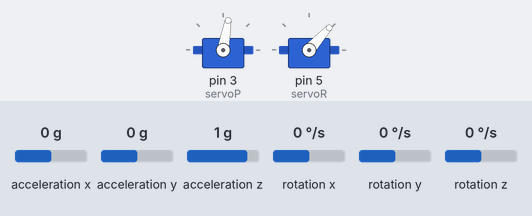
This sketch was run on a simulated Arduino Uno, built with avr-gcc and run on an emulated ATmega328P. On the bench: 2 × servo. Wiring (inferred from the names in the program): MPU-6050 motion sensor at I2C address 0x68. The test bench sets the inputs (shaded band); at power-on: acceleration x 0 g, acceleration y 0 g, rotation y 0 °/s, rotation z 0 °/s, rotation x 0 °/s, acceleration z 1 g.

Above: at 2.9 s.
3.0 s: acceleration x set to -1.4 g
At 5.89 s:
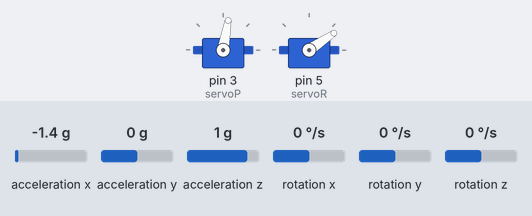
6.0 s: acceleration y set to -0.2 g
At 6.15 s:
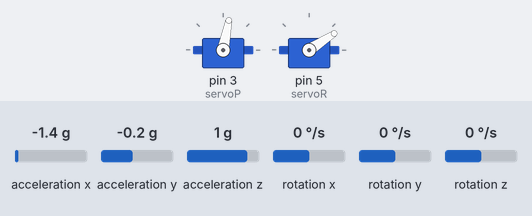
9.0 s: rotation y set to -192 °/s
12.0 s: rotation z set to -100 °/s
15.0 s: rotation z set to 0 °/s
At 16.1 s:
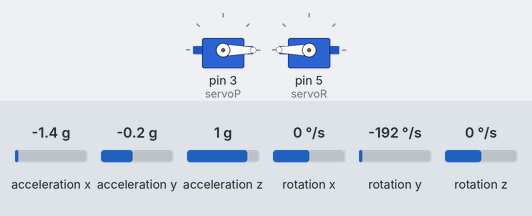
16.7 s: rotation x set to 192 °/s
At 18.6 s:
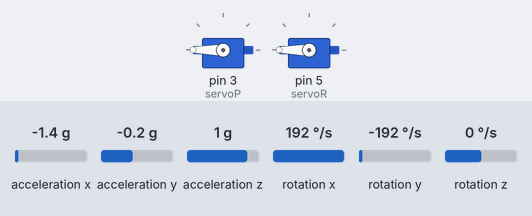
Timing chart, 0 to 20.1 s (numbered marks = the images above; inputs shaded):
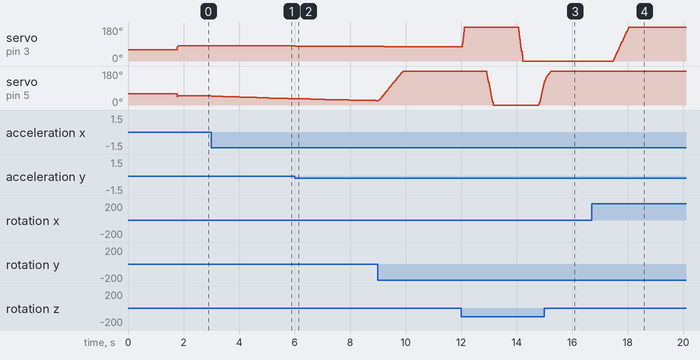

The sketch:

controller_rocket_mathias.ino
```cpp
#include <PID_v1.h>

///////////////////////////////////////////////////////////////////////////////////////
//THIS IS A DEMO SOFTWARE JUST FOR EXPERIMENT PURPOER IN A NONCOMERTIAL ACTIVITY
//Version: 1.0 (AUG, 2016)

//Gyro - Arduino UNO R3
//VCC  -  5V
//GND  -  GND
//SDA  -  A4
//SCL  -  A5
//INT - port-2

#include <Servo.h>
#include <Wire.h>

#define STRIM_P 60.0 // Center point for pitch servo
#define STRIM_R 60.0

// Controller
#define gO 1.0 //2
#define zO 2.0
#define pO 300.0

#define g1 1.0
#define z1 50.0
#define p1 45.0

#define sampleTime 4.0 // in ms

// Declare the servo objects
Servo servoP; // Pitch
Servo servoR; // Roll

//Declaring some global variables
double outputR;

int refServoP = STRIM_P;
int refServoR = STRIM_R;

float previousErrorR1 = 0;
float previousErrorP1 = 0;

float previousErrorR2 = 0;
float previousErrorP2 = 0;

float previousOutputR1 = 0;
float previousOutputP1 = 0;

float previousOutputR2 = 0;
float previousOutputP2 = 0;

float refServoR_1 = 0;
float refServoP_1 = 0;

int gyro_x, gyro_y, gyro_z;
long gyro_x_cal, gyro_y_cal, gyro_z_cal;
boolean set_gyro_angles;

long acc_x, acc_y, acc_z, acc_total_vector;
float angle_roll_acc, angle_pitch_acc;

float angle_pitch, angle_roll;
float angle_pitch_buffer, angle_roll_buffer;
double angle_roll_output;
float angle_pitch_output;

long loop_timer;
int temp;
double setpoint = 0;
PID myPID(&angle_roll_output, &outputR, &setpoint, 0.3, 0.0, 0.5, DIRECT);

void setup() {
  myPID.SetMode(AUTOMATIC);
  myPID.SetSampleTime(4);
  servoP.attach(3); // attaches the servo on pin 3 to the servo object
  servoR.attach(5);

  servoP.write(STRIM_P); // Center servos
  servoR.write(STRIM_R);

  Wire.begin();                                                        //Start I2C as master
  setup_mpu_6050_registers();                                          //Setup the registers of the MPU-6050
  for (int cal_int = 0; cal_int < 1000 ; cal_int ++) {                 //Read the raw acc and gyro data from the MPU-6050 for 1000 times
    read_mpu_6050_data();
    gyro_x_cal += gyro_x;                                              //Add the gyro x offset to the gyro_x_cal variable
    gyro_y_cal += gyro_y;                                              //Add the gyro y offset to the gyro_y_cal variable
    gyro_z_cal += gyro_z;                                              //Add the gyro z offset to the gyro_z_cal variable
  }

  // divide by 1000 to get average offset
  gyro_x_cal /= 1000;
  gyro_y_cal /= 1000;
  gyro_z_cal /= 1000;
  Serial.begin(115200);
  loop_timer = micros();                                               //Reset the loop timer
}

void loop() {

  read_mpu_6050_data();
  //Subtract the offset values from the raw gyro values
  gyro_x -= gyro_x_cal;
  gyro_y -= gyro_y_cal;
  gyro_z -= gyro_z_cal;

  //Gyro angle calculations . Note 0.0000611 = 1 / (250Hz x 65.5)
  angle_pitch += gyro_x * 0.0000611;                                   //Calculate the traveled pitch angle and add this to the angle_pitch variable
  angle_roll += gyro_y * 0.0000611;                                    //Calculate the traveled roll angle and add this to the angle_roll variable

  //0.000001066 = 0.0000611 * (3.142(PI) / 180degr) The Arduino sin function is in radians
  angle_pitch += angle_roll * sin(gyro_z * 0.000001066);               //If the IMU has yawed transfer the roll angle to the pitch angel
  angle_roll -= angle_pitch * sin(gyro_z * 0.000001066);               //If the IMU has yawed transfer the pitch angle to the roll angel

  //Accelerometer angle calculations
  acc_total_vector = sqrt((acc_x * acc_x) + (acc_y * acc_y) + (acc_z * acc_z)); //Calculate the total accelerometer vector
  //57.296 = 1 / (3.142 / 180) The Arduino asin function is in radians
  angle_pitch_acc = asin((float)acc_y / acc_total_vector) * 57.296;    //Calculate the pitch angle
  angle_roll_acc = asin((float)acc_x / acc_total_vector) * -57.296;    //Calculate the roll angle

  angle_pitch_acc -= 0.0;                                              //Accelerometer calibration value for pitch
  angle_roll_acc -= 0.0;                                               //Accelerometer calibration value for roll

  if (set_gyro_angles) {                                               //If the IMU is already started
    angle_pitch = angle_pitch * 0.9996 + angle_pitch_acc * 0.0004;     //Correct the drift of the gyro pitch angle with the accelerometer pitch angle
    angle_roll = angle_roll * 0.9996 + angle_roll_acc * 0.0004;        //Correct the drift of the gyro roll angle with the accelerometer roll angle
  }
  else {                                                               //At first start
    angle_pitch = angle_pitch_acc;                                     //Set the gyro pitch angle equal to the accelerometer pitch angle
    angle_roll = angle_roll_acc;                                       //Set the gyro roll angle equal to the accelerometer roll angle
    set_gyro_angles = true;                                            //Set the IMU started flag
  }

  //To dampen the pitch and roll angles a complementary filter is used
  angle_pitch_output = angle_pitch_output * 0.9 + angle_pitch * 0.1;   //Take 90% of the output pitch value and add 10% of the raw pitch value
  angle_roll_output = angle_roll_output * 0.9 + angle_roll * 0.1;      //Take 90% of the output roll value and add 10% of the raw roll value
  //Serial.print(" | Angle  = "); Serial.println(angle_roll_output);

  //Works before this part.

  refServoR_1 = gO * (2 * 1000 / sampleTime + zO) / (2 * 1000 / sampleTime + pO) * angle_roll_output + gO * (zO - 2 * 1000 / sampleTime) / (2 * 1000 / sampleTime + pO) * previousErrorR1 - (pO - 2 * 1000 / sampleTime) / (2 * 1000 / sampleTime + pO) * previousOutputR1;
  refServoP_1 = gO * (2 * 1000 / sampleTime + zO) / (2 * 1000 / sampleTime + pO) * angle_pitch_output + gO * (zO - 2 * 1000 / sampleTime) / (2 * 1000 / sampleTime + pO) * previousErrorP1 - (pO - 2 * 1000 / sampleTime) / (2 * 1000 / sampleTime + pO) * previousOutputP1;

  if(refServoR_1 > 180)
  {
    refServoR_1 = 180;
  }
  if(refServoR_1 < -180)
  {
    refServoR_1 = -180;
  }
    if(refServoP_1 > 180)
  {
    refServoP_1 = 180;
  }
  if(refServoP_1 < -180)
  {
    refServoP_1 = -180;
  }

  double servoWriteR = refServoR - refServoR_1;
  double servoWriteP = refServoP + refServoP_1;
  servoR.write(servoWriteR);
  servoP.write(servoWriteP);
  previousOutputR1 = servoWriteR;
  previousOutputP1 = servoWriteP;

  previousErrorR1 = setpoint - angle_roll_output;
  previousErrorP1= setpoint - angle_pitch_output;

//  Serial.println("Not-PID");
  //Serial.println(refServoR_1);
  //PID test
//    int PIDState = myPID.Compute();
//    if (PIDState == 1)
//    {
//      Serial.println(outputR);
//      Serial.println(angle_roll_output);
//      Serial.println(" ");
//      PIDState = 0;
//    }


  //Wait for securing sampletime
  while (micros() - loop_timer < sampleTime * 1000); //Wait until the loop_timer reaches 4000us (250Hz) before starting the next loop
  loop_timer = micros();//Reset the loop timer

}


//Setting up registers for I2C
void setup_mpu_6050_registers() {
  //Activate the MPU-6050
  Wire.beginTransmission(0x68);                                        //Start communicating with the MPU-6050
  Wire.write(0x6B);                                                    //Send the requested starting register
  Wire.write(0x00);                                                    //Set the requested starting register
  Wire.endTransmission();
  //Configure the accelerometer (+/-8g)
  Wire.beginTransmission(0x68);                                        //Start communicating with the MPU-6050
  Wire.write(0x1C);                                                    //Send the requested starting register
  Wire.write(0x10);                                                    //Set the requested starting register
  Wire.endTransmission();
  //Configure the gyro (500dps full scale)
  Wire.beginTransmission(0x68);                                        //Start communicating with the MPU-6050
  Wire.write(0x1B);                                                    //Send the requested starting register
  Wire.write(0x08);                                                    //Set the requested starting register
  Wire.endTransmission();
}


void read_mpu_6050_data() {                                            //Subroutine for reading the raw gyro and accelerometer data
  Wire.beginTransmission(0x68);                                        //Start communicating with the MPU-6050
  Wire.write(0x3B);                                                    //Send the requested starting register
  Wire.endTransmission();                                              //End the transmission
  Wire.requestFrom(0x68, 14);                                          //Request 14 bytes from the MPU-6050
  while (Wire.available() < 14);                                       //Wait until all the bytes are received
  acc_x = Wire.read() << 8 | Wire.read();
  acc_y = Wire.read() << 8 | Wire.read();
  acc_z = Wire.read() << 8 | Wire.read();
  temp = Wire.read() << 8 | Wire.read();
  gyro_x = Wire.read() << 8 | Wire.read();
  gyro_y = Wire.read() << 8 | Wire.read();
  gyro_z = Wire.read() << 8 | Wire.read();
}
```

Measured:
- after the input at 3.0 s, servo on pin 5 (servoR): moves from 48° to 34° over 2.8 s, starting at once
- after the input at 6.0 s, servo on pin 3 (servoP): 80° → 79° at once, → 78° 0.99 s later, → 77° 1.1 s later
- after the input at 15.0 s, servo on pin 3 (servoP): stays 0° (without the input it goes to 3° after 0.52 s)
- after the input at 16.7 s, servo on pin 3 (servoP): moves from 0° to 180° over 0.57 s, starting after 0.77 s
